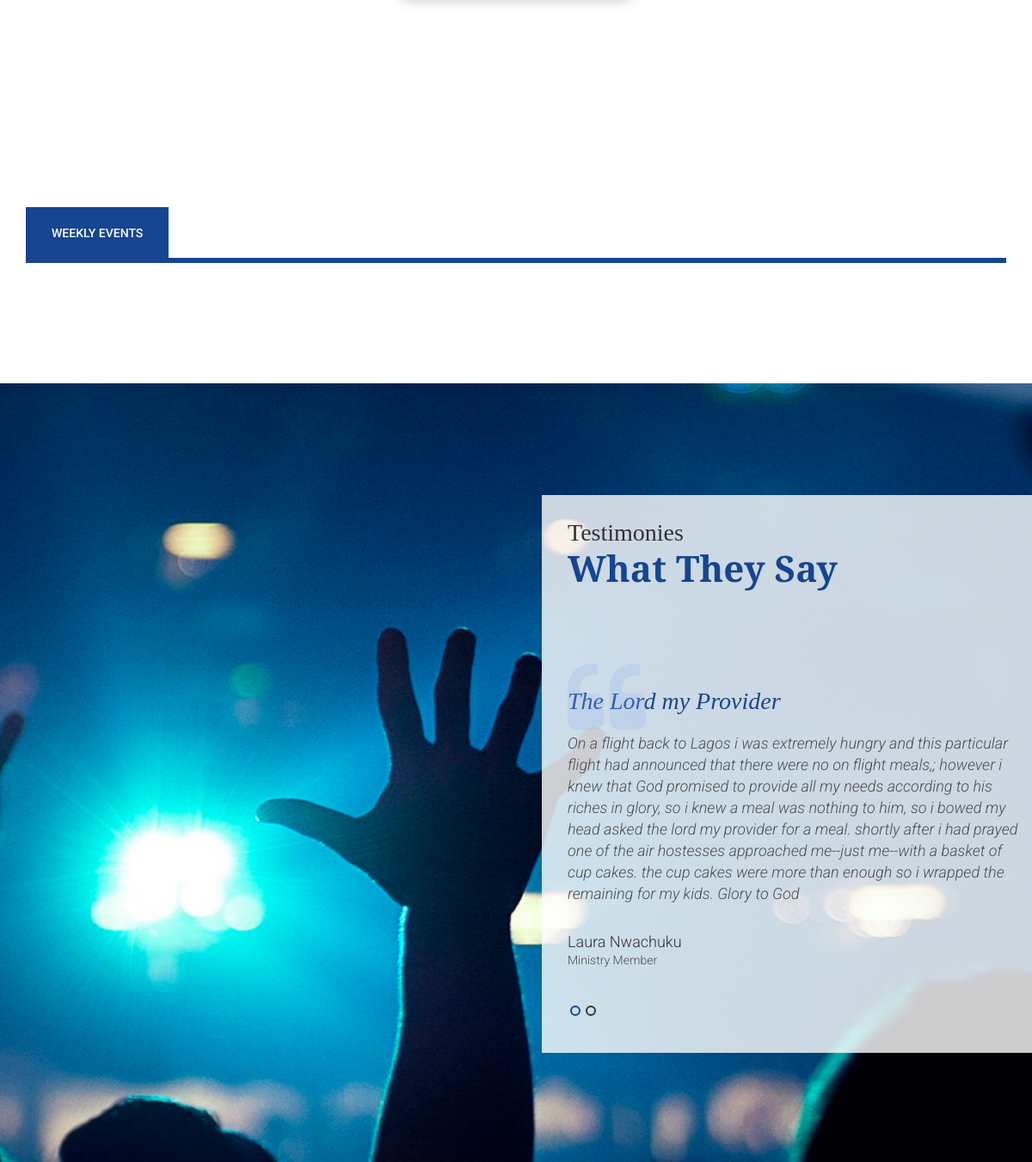
Page /about/ (middle part) on the earlier database version.
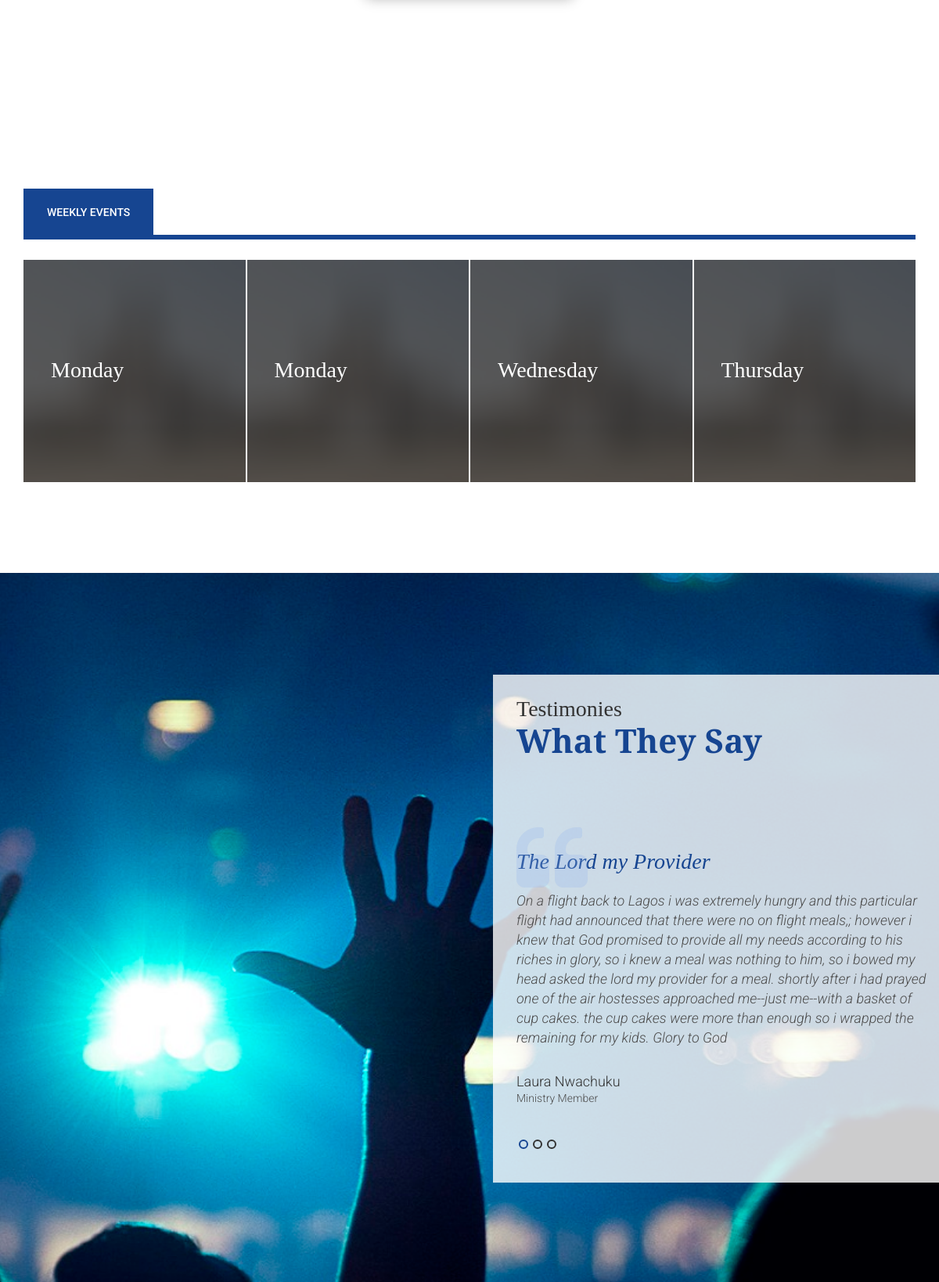
Same page on the later database version.
### testimony/models.py (models this page shows, shortened)
class Testimony(models.Model):
    first_name = models.CharField(max_length=50)
    last_name = models.CharField(max_length=50)
    phone = models.CharField(max_length=50, blank=True, null=True)
    City = models.CharField(max_length=50)
    State = models.CharField(max_length=50)
    country = models.CharField(max_length=50)
    title = models.CharField(max_length=50)
    description = models.TextField(max_length=2500)
    created_date = models.DateTimeField(auto_now_add=True, blank=True, null=True)
    verified = models.BooleanField(default=False)
    photo = models.ImageField(upload_to='photos/testimony', blank=True, null=True)
    email = models.EmailField(max_length=100, blank=True, null=True)
    class Meta:
        verbose_name = 'Testimony'
        verbose_name_plural = 'Testimonies'

### event/models.py (models this page shows, shortened)
class WeeklyEvent(models.Model):
    organization = models.ForeignKey(Organization, on_delete=models.CASCADE)
    day = models.CharField(max_length=50, choices=day_choice, default=0)
    time = models.TimeField(auto_now=False)
    end_time = models.TimeField(auto_now=False)
    city = models.CharField(max_length=50)
    state = models.CharField(max_length=50)
    country = models.CharField(max_length=50)
    created_date = models.DateTimeField(auto_now_add=True)
    modified_date = models.DateTimeField(auto_now=True)
    event = models.ForeignKey(ActualEvent, on_delete=models.CASCADE, blank=True, null=True)
    class Meta:
        verbose_name = 'Weekly Event'
        verbose_name_plural = 'Weekly Events'

### MOTS/views.py (the view)
# urls.py: path('about/', AboutView.as_view(), name='about'),
class AboutView(View):
    def get(self, request, *args, **kwargs):
        weekly_events = WeeklyEvent.objects.prefetch_related('organization').filter(organization=1, organization__is_church='True').values()
        staff = Staff.objects.prefetch_related('organization').get(organization=1, organization__is_church='True')
        testimonies = Testimony.objects.filter(verified=True)[:3].values(
            'first_name',
            'last_name',
            'title',
            'description'
        )
        context = {
            'weekly_events': weekly_events,
            'testimonies': testimonies,
            'staff': staff,
        }
        return render(request, 'church/about.html', context)

### blog/context_processors.py (called while the page is built)
def menu_links(request):
    links = Article.objects.filter().order_by('-id')[:3].values('article_title', 'created_date')
    return dict(blog_links=links)

### event/context_processors.py (called while the page is built)
def event_links(request):
    links = Event.objects.select_related('event').all()
    return dict(event_links=links)

### event/models.py (called while the page is built)
    def get_url(self):
        return reverse('event', args=[self.id])

### organization/context_processors.py (called while the page is built)
def menu_links(request):
    links = organizationOverview.objects.select_related('organization').get(organization=1, organization__is_church='True')
    return dict(org_links=links)

### organization/models.py (called while the page is built)
    def __str__(self):
        return self.organization_name

    def __str__(self):
        return self.organization.organization_name

### templates/church/about.html (shortened to what this page needs)
{% extends 'base.html' %}
{% load static %}
{% block content %}
<section class="ls" style="padding-top: 100px; padding-bottom: 100px;">
  <div class="owl-carousel center-scale" data-responsive-lg="5" data-responsive-md="5" data-responsive-sm="3" data-responsive-xs="2" data-center="true" data-loop="true" data-margin="0" data-nav="true">
  </div>
</section>
<section id="events" class="ls section_padding_top_100 section_padding_bottom_100">
  <div class="container">
    <div class="row">
      <div class="col-sm-12">
        <ul class="nav nav-tabs" role="tablist">
          <li class="active">
            <a href="#tab1" role="tab" data-toggle="tab">Weekly events</a>
          </li>
        </ul>
        <div class="tab-content no-border top-color-border">
          <div class="tab-pane fade in active" id="tab1">
            <div class="row columns_padding_2">
              {% for weekly_event in weekly_events  %}
              <div class="col-md-3 col-sm-6">
                <div class="vertical-item content-absolute vertical-center content-bg-hover cs">
                  <div class="item-media">
                    <img src="{% static 'images/events/01.jpg' %}" alt="">
                    <div class="media-links">
                    </div>
                  </div>
                  <div class="item-content">
                    <h3 class="margin_0">
                      {{ weekly_event.day }}
                    </h3>
                    <div class="cs hovered-content thin">
                    </div>
                  </div>
                </div>
              </div>
              {% endfor %}
            </div>
          </div>
        </div>
      </div>
    </div>
  </div>
</section>
<section id="reviews" class="ls ms background_cover page_testimonials section_padding_100">
  <div class="container">
    <div class="row">
      <div class="col-md-6 col-md-push-6" style="background-color: rgba(255, 255, 255, 0.8); margin: 30px; padding: 30px;">
        <h3>Testimonies</h3>
        <h2 class="section_header highlight">What They Say</h2>
        <div class="owl-carousel topmargin_40" data-responsive-lg="1" data-responsive-md="1" data-responsive-sm="1" data-dots="true">
          {% for testimony in testimonies %}
          <blockquote class="with_quote bottommargin_0">
            <h3 class="highlight">{{ testimony.title }}</h3>
            {{ testimony.description }}
            <div class="item-meta">
              <h5>
                <a href="#">{{ testimony.first_name }} {{ testimony.last_name }}</a>
              </h5>
              <p>Ministry Member</p>
            </div>
          </blockquote>
          {% endfor %}
        </div>
      </div>
    </div>
  </div>
</section>
{% endblock %}

### templates/base.html (shortened to what this page needs)
{% load static %}
{% url 'MOTS' as MOTS %}
<!DOCTYPE html>
<html class="no-js">
<head>
	<link rel="stylesheet" href="{% static 'css/bootstrap.min.css' %}">
	<link rel="stylesheet" href="{% static 'css/animations.css' %}">
	<link rel="stylesheet" href="{% static 'css/fonts.css' %}">
	<link rel="stylesheet" href="{% static 'css/main.css' %}" class="color-switcher-link">
</head>
<body>
  <div id="canvas">
    <div id="box_wrapper">
  {% block content %}{% endblock %}
  </div>
  </div>
</body>
</html>

### templates/includes/navbar.html (shortened to what this page needs)
{% load static %}

### templates/includes/footer.html (shortened to what this page needs)
{% load static %}

Differences in the rows shown:
added WeeklyEvent: day "Monday"
added WeeklyEvent: day "Monday"
added WeeklyEvent: day "Wednesday"
added WeeklyEvent: day "Thursday"
